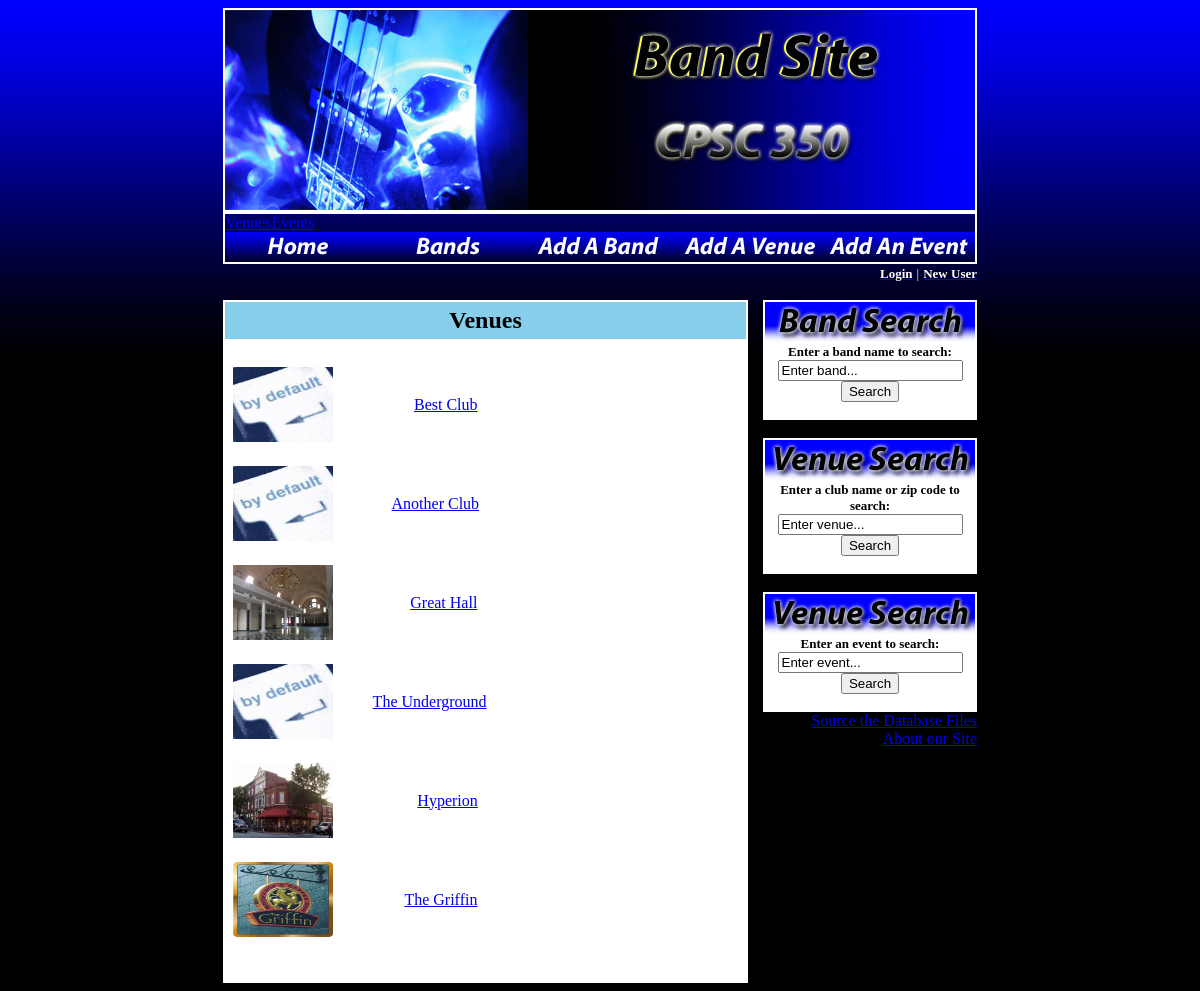
Before: /index.php?page=venue_list.php with the older database file.
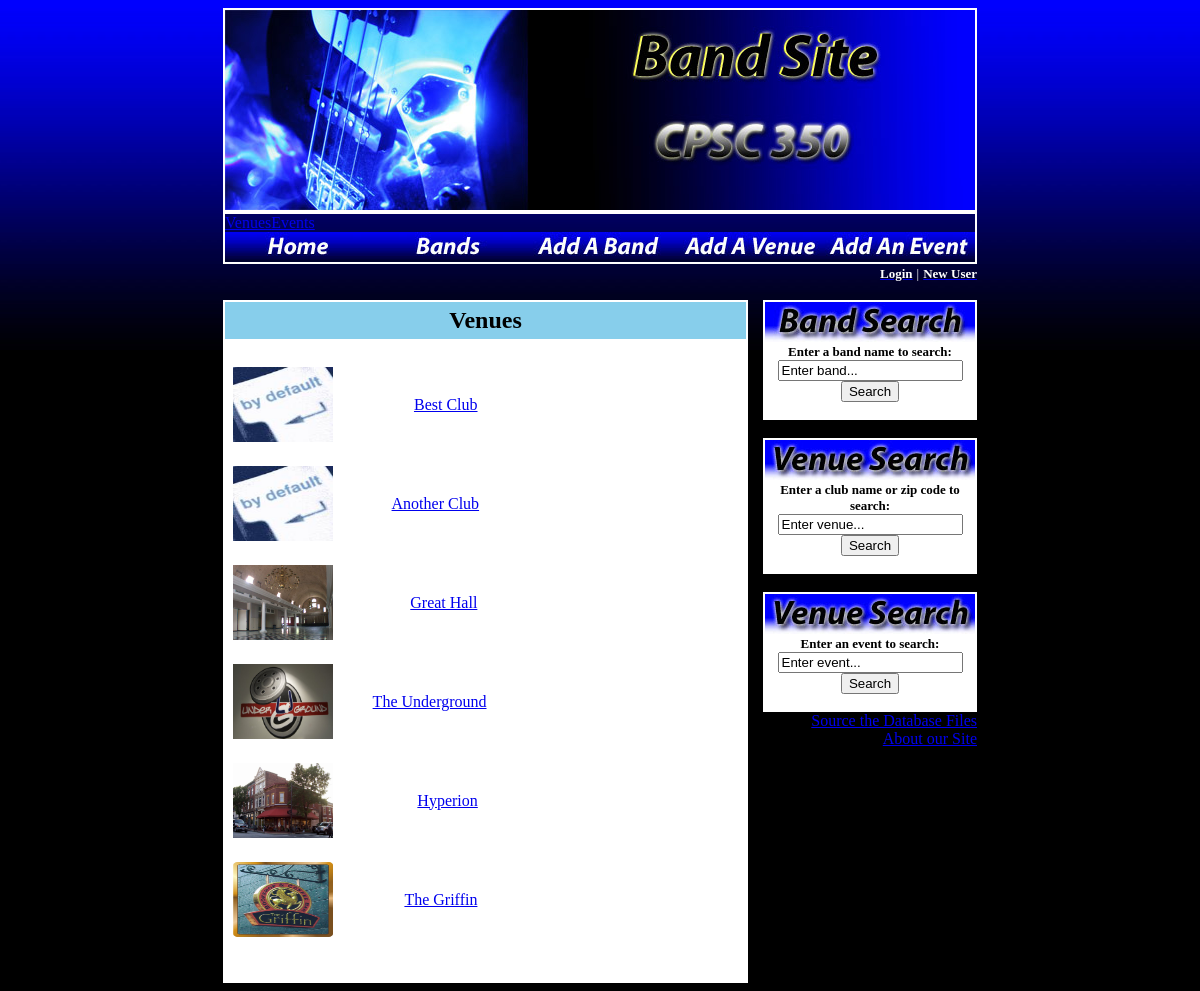
After: the same page with the newer database file.
### tables this page shows
CREATE TABLE IF NOT EXISTS `venues` (
  `venue_id` smallint(6) NOT NULL AUTO_INCREMENT,
  `name` varchar(50) NOT NULL,
  `street_address` varchar(50) NOT NULL,
  `city` varchar(25) NOT NULL,
  `state` varchar(2) NOT NULL,
  `image` varchar(25) NOT NULL DEFAULT "default.jpeg",
  `about` blob,
  `map` blob,
  PRIMARY KEY (`venue_id`)
);

### settings.php (called while the page is built, shortened)
<?php
$cellbg = "skyblue";
?>

### venue_list.php (the view, shortened to what this page needs)
<table border="1" bordercolor="white" cellpadding="5" cellspacing="0" width="100%">
<tr bgcolor="<?php echo($cellbg); ?>"><td align="center">
<font size="5" color="<?php echo($headingtext); ?>"><b>Venues</b></font>
</td></tr>
<tr bgcolor="white"><td align="left">
<?php include "db_connect.php" ?>
<?php
$query = "SELECT name, image, venue_id FROM venues";
  $result = mysqli_query($db, $query)
   or die("Error 1 Querying Database");
  while($row = mysqli_fetch_array($result)) {
  	$name = $row['name'];
      $image = $row['image'];
	$id = $row['venue_id'];
      echo "<table style = \"width: 300px;\"/></>";
	echo "<tr><td><img src =\"$image\" style = \"width: 100px; height: 75px;\"/></td>";
  	echo "<td><a href='index.php?page=venuepage.php&id=$id'>$name</a></td></tr><br/>";
}
?>
</table>
<br/>
<br />
</td></tr>

### index.php (shortened to what this page needs)
<?php
include("settings.php");
function buildnav($number,$link) {
	$navoutput = "<td height=\"30\" width=\"150\" onclick=\"window.location.href='".$link."'\" onMouseOver=\"this.style.background='url(nav".$number."b.jpg)'\" onMouseOut=\"this.style.background='url(nav".$number."a.jpg)'\" background=\"nav".$number."a.jpg\" align=\"center\"></td>";
	return $navoutput;
}
?>
<HTML>
<BODY>
<CENTER>
<table border="0" cellpadding="0" cellspacing="0" width="750">
<tr><td colspan="3">
	<table border="1" bordercolor="white" cellpadding="0" cellspacing="0" width="750">
	<tr><td align="center">
		<img src="header.jpg" border="0" width="750" height="200">
	</td></tr>
	</table>
<table border="1" bordercolor="white" cellpadding="0" cellspacing="0">
<tr><td>
	<table border="0" cellpadding="0" cellspacing="0" width="100%">
	<tr">
	<?php
	echo(buildnav(1, "index.php"));
	echo(buildnav(2, "index.php?page=band_list.php"));
	echo(buildnav(3, "index.php?page=band_entry.html"));
	echo(buildnav(4, "index.php?page=venue_entry.html"));
	echo(buildnav(5, "index.php?page=event_entry.php"));
	echo '<a href = "index.php?page=venue_list.php">Venues</a>';
	echo '<a href = "index.php?page=event_list.php">Events</a>';
	?>
	</tr>
	</table>
</td></tr>
</table>
<tr><td colspan="3" align="right">
<?php
if(isset($_SESSION['user_name'])) {
?>
<a href="index.php?page=logout.php"><font size="2" color="white"><b>Logout</b></font></a>
<?php
} else {
?>
<a href="index.php?page=login.php"><font size="2" color="white"><b>Login</b></font></a>
<font size="2" color="white">|</font>
<a href="index.php?page=create_user.php"><font size="2" color="white"><b>New User</b></font></a>
<?php } ?>
<br /><br />
</td></tr>
<tr><td width="525" align="left" valign="top">
<?php
if(isset($_GET['page']) && $_GET['page'] != "" && $_GET['page'] != "index.php") {
	$pagename = $_GET['page'];
	if(file_exists(dirname($_SERVER['DOCUMENT_ROOT'].$_SERVER['PHP_SELF'])."/".$pagename)) {
		include($pagename);
	}
} else {
	include("maintable.php");
}
?>
<td width="15">&nbsp;</td>
<td width="210" align="right" valign="top">
<?php
include("searchbar.php");
?>
<?php
include("footer.php");
?>
</td></tr>
</CENTER>
</BODY>
</HTML>

### searchbar.php
<table border="1" bordercolor="white" cellpadding="0" cellspacing="0" width="100%">
<tr bgcolor="white"><td align="center">
	<img border="0" src="title_bsearch.jpg">
</td></tr>
<tr bgcolor="white"><td align="center">
	<font size="2" color="black"><b>Enter a band name to search:</b></font>
	<form action="index.php?page=artistSearch.php" method="post">
	<input type="text" name="searchband" value = "Enter band..." onFocus="if (value == 'Enter band...') {value=''}" onBlur="if (value== '') {value='Enter band...'}">
               <input name="submit" type="submit" value="Search">
	</form>
</td></tr>
</table>
<br />
<table border="1" bordercolor="white" cellpadding="0" cellspacing="0" width="100%">
<tr bgcolor="white"><td align="center">
	<img border="0" src="title_vsearch.jpg">
</td></tr>
<tr bgcolor="white"><td align="center">
	<font size="2" color="black"><b>Enter a club name or zip code to search:</b></font>
	<form action="index.php?page=venue_display.php" method="post">
	<input type="text" name="venue_searchbox" value = "Enter venue..." onFocus="if (value == 'Enter venue...') {value=''}" onBlur="if (value== '') {value='Enter venue...'}">
               <input name="submit" type="submit" value="Search">
	</form>
</td></tr>
</table>
<br />
<table border="1" bordercolor="white" cellpadding="0" cellspacing="0" width="100%">
<tr bgcolor="white"><td align="center">
	<img border="0" src="title_vsearch.jpg">
</td></tr>
<tr bgcolor="white"><td align="center">
	<font size="2" color="black"><b>Enter an event to search:</b></font>
	<form action="index.php?page=event_search.php" method="post">
	<input type="text" name="searchevent" value = "Enter event..." onFocus="if (value == 'Enter event...') {value=''}" onBlur="if (value== '') {value='Enter event...'}">
               <input name="submit" type="submit" value="Search">
	</form>
</td></tr>
</table>

### footer.php
<?php
echo "<a href='install.php'>Source the Database Files</a></br>";
echo "<a href='index.php?page=about.php'>About our Site</a>";
?>

### index.php (style rules this page uses)
BODY { Background-color: #000000; background-image: url(bgimage.jpg); background-repeat: repeat-x; background-position: top; }

Changed rows visible on the page:
changed venues "The Underground": image: picture added in place of a placeholder
